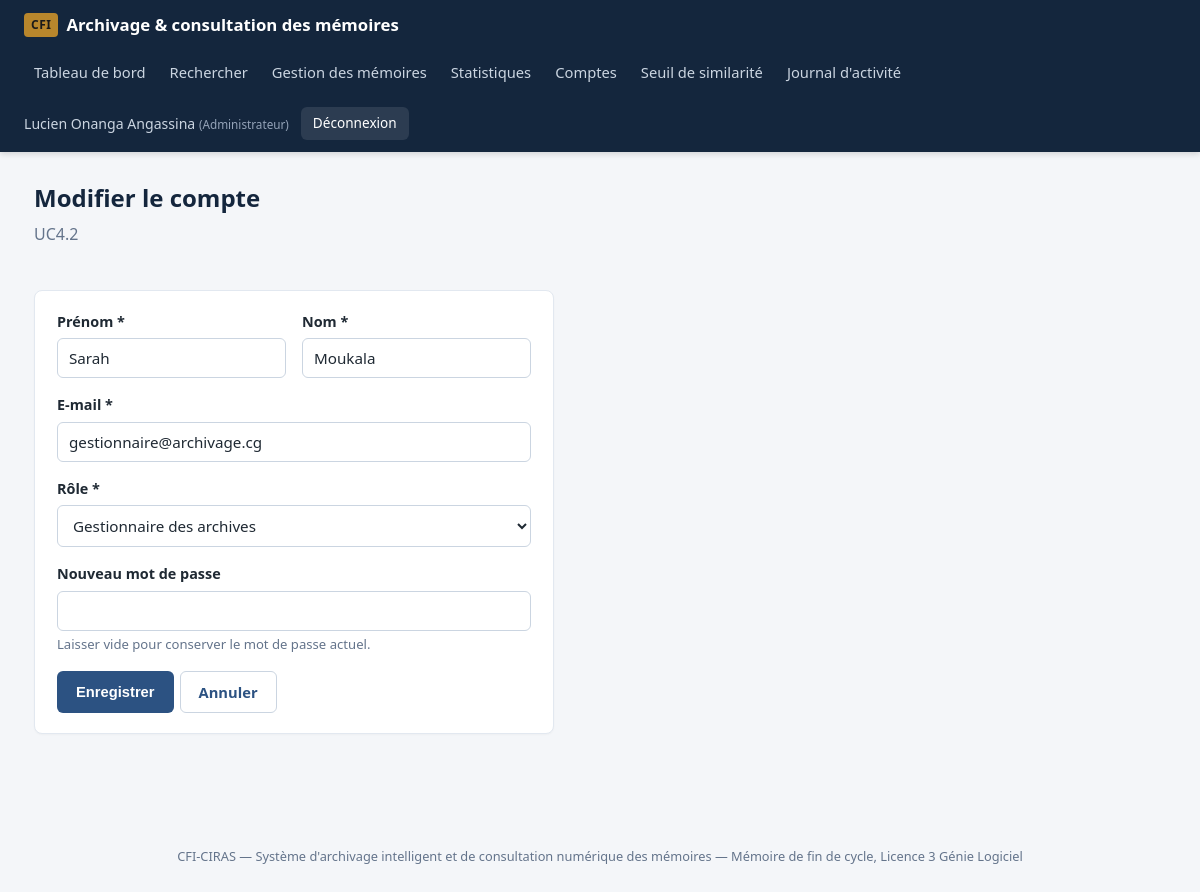
/comptes/modifier.php?id=2 (signed in), run on the app's committed database.
### tables this page shows
CREATE TABLE utilisateur (
    id_utilisateur INT AUTO_INCREMENT PRIMARY KEY,
    nom VARCHAR(100) NOT NULL,
    prenom VARCHAR(100) NOT NULL,
    email VARCHAR(150) UNIQUE NOT NULL,
    mot_de_passe VARCHAR(255) NOT NULL,
    role ENUM('ETUDIANT', 'ENCADREUR', 'GESTIONNAIRE', 'ADMINISTRATEUR') NOT NULL,
    actif BOOLEAN NOT NULL DEFAULT TRUE,
    date_creation DATETIME NOT NULL DEFAULT CURRENT_TIMESTAMP
);

### includes/functions.php (called while the page is built, shortened)
<?php
function e(?string $valeur): string
{
    return htmlspecialchars($valeur ?? '', ENT_QUOTES, 'UTF-8');
}
function libelle_role(string $role): string
{
    $libelles = [
        'ETUDIANT' => 'Étudiant',
        'ENCADREUR' => 'Encadreur',
        'GESTIONNAIRE' => 'Gestionnaire des archives',
        'ADMINISTRATEUR' => 'Administrateur',
    ];
    return $libelles[$role] ?? $role;
}

### comptes/modifier.php (the view, shortened to what this page needs)
<?php
require_once __DIR__ . '/../config.php';
require_once __DIR__ . '/../includes/functions.php';
$idCible = (int) ($_GET['id'] ?? $_POST['id'] ?? 0);
$roles = ['ETUDIANT', 'ENCADREUR', 'GESTIONNAIRE', 'ADMINISTRATEUR'];
$stmt = $pdo->prepare("SELECT * FROM utilisateur WHERE id_utilisateur = :id");
$stmt->execute([':id' => $idCible]);
$compte = $stmt->fetch();
require __DIR__ . '/../includes/header.php';
?>
<div class="page-header"><div>
    <h1>Modifier le compte</h1>
    <p class="sous-titre">UC4.2</p>
</div></div>
<div class="carte" style="max-width:520px">
    <form method="post">
        <div class="ligne-champs">
            <div class="champ">
                <label for="prenom">Prénom *</label>
                <input type="text" id="prenom" name="prenom" required value="<?= e($compte['prenom']) ?>">
            </div>
            <div class="champ">
                <label for="nom">Nom *</label>
                <input type="text" id="nom" name="nom" required value="<?= e($compte['nom']) ?>">
            </div>
        </div>
        <div class="champ">
            <label for="email">E-mail *</label>
            <input type="email" id="email" name="email" required value="<?= e($compte['email']) ?>">
        </div>
        <div class="champ">
            <label for="role">Rôle *</label>
            <select id="role" name="role" required>
                <?php foreach ($roles as $r): ?>
                    <option value="<?= $r ?>" <?= $compte['role'] === $r ? 'selected' : '' ?>><?= e(libelle_role($r)) ?></option>
                <?php endforeach; ?>
            </select>
        </div>
        <div class="champ">
            <label for="mot_de_passe">Nouveau mot de passe</label>
            <input type="text" id="mot_de_passe" name="mot_de_passe" minlength="8">
            <p class="aide">Laisser vide pour conserver le mot de passe actuel.</p>
        </div>
        <div class="actions-ligne">
            <button type="submit" class="btn">Enregistrer</button>
            <a class="btn btn-secondaire" href="<?= BASE_URL ?>/comptes/liste.php">Annuler</a>
        </div>
    </form>
</div>
<?php require __DIR__ . '/../includes/footer.php'; ?>

### assets/css/style.css (style rules this page uses)
:root { --bleu: #1e3a5f; --bleu-clair: #2c5282; --bleu-fonce: #14263d; --or: #b8862c; --fond: #f4f6f9; --carte: #ffffff; --texte: #1f2933; --texte-clair: #64748b; --bordure: #e2e8f0; --vert: #1c7c3f; --rouge: #b3261e; --orange: #b7791f; --gris: #6b7280; --radius: 8px; }
* { box-sizing: border-box; }
body { margin: 0; font-family: "Segoe UI", Roboto, Arial, sans-serif; background: var(--fond); color: var(--texte); line-height: 1.5; }
a { color: var(--bleu-clair); text-decoration: none; }
h1 { font-size: 1.5rem; margin: 0 0 6px; color: var(--bleu-fonce); }
.sous-titre { color: var(--texte-clair); margin: 0 0 24px; }
.page-header { display: flex; justify-content: space-between; align-items: flex-end; flex-wrap: wrap; gap: 12px; margin-bottom: 20px; }
.carte { background: var(--carte); border: 1px solid var(--bordure); border-radius: var(--radius); padding: 20px 22px; margin-bottom: 20px; box-shadow: 0 1px 2px rgba(0,0,0,.03); }
form .champ { margin-bottom: 16px; }
label { display: block; font-weight: 600; margin-bottom: 6px; font-size: .9rem; }
input[type=text], input[type=email], input[type=password], input[type=number], input[type=file], input[type=date], select, textarea { width: 100%; padding: 9px 11px; border: 1px solid #cbd5e1; border-radius: 6px; font-size: .95rem; font-family: inherit; background: #fff; color: var(--texte); }
.aide { color: var(--texte-clair); font-size: .82rem; margin-top: 4px; }
.ligne-champs { display: grid; grid-template-columns: repeat(auto-fit, minmax(180px,1fr)); gap: 16px; }
.btn { display: inline-block; padding: 9px 18px; border-radius: 6px; border: 1px solid transparent; background: var(--bleu-clair); color: #fff; font-size: .92rem; font-weight: 600; cursor: pointer; }
.btn-secondaire { background: #fff; color: var(--bleu-clair); border-color: #cbd5e1; }
.actions-ligne { display: flex; gap: 6px; flex-wrap: wrap; }

### data on the page
utilisateur: prenom "Sarah", nom "Moukala", email "gestionnaire@archivage.cg"

### other printed values
$u['prenom'] . ' ' . $u['nom'] "Lucien Onanga Angassina"
libelle_role($u['role']) "Administrateur"
form field role "Gestionnaire des archives"
